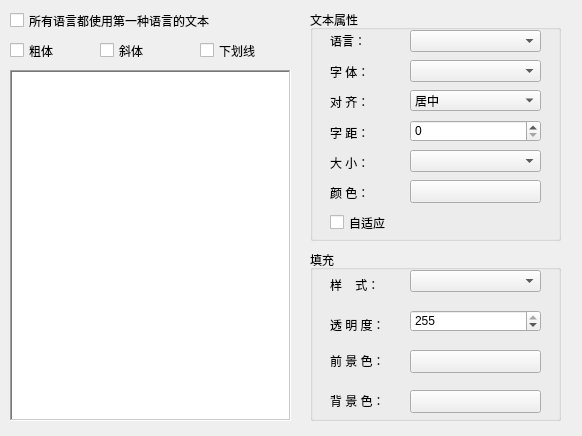
<?xml version="1.0" encoding="UTF-8"?>
<ui version="4.0">
 <class>StaticTextDlg</class>
 <widget class="QWidget" name="StaticTextDlg">
  <property name="geometry">
   <rect>
    <x>0</x>
    <y>0</y>
    <width>582</width>
    <height>436</height>
   </rect>
  </property>
  <property name="windowTitle">
   <string>Form</string>
  </property>
  <widget class="QGroupBox" name="groupBox">
   <property name="geometry">
    <rect>
     <x>310</x>
     <y>10</y>
     <width>251</width>
     <height>231</height>
    </rect>
   </property>
   <property name="title">
    <string>文本属性</string>
   </property>
   <widget class="QLabel" name="label_4">
    <property name="geometry">
     <rect>
      <x>20</x>
      <y>142</y>
      <width>57</width>
      <height>22</height>
     </rect>
    </property>
    <property name="text">
     <string>大 小：</string>
    </property>
   </widget>
   <widget class="QComboBox" name="FontSize">
    <property name="geometry">
     <rect>
      <x>100</x>
      <y>140</y>
      <width>131</width>
      <height>22</height>
     </rect>
    </property>
    <property name="inputMethodHints">
     <set>Qt::ImhDigitsOnly</set>
    </property>
    <property name="editable">
     <bool>false</bool>
    </property>
    <property name="currentIndex">
     <number>-1</number>
    </property>
   </widget>
   <widget class="QLabel" name="label_7">
    <property name="geometry">
     <rect>
      <x>20</x>
      <y>54</y>
      <width>57</width>
      <height>16</height>
     </rect>
    </property>
    <property name="text">
     <string>字 体：</string>
    </property>
   </widget>
   <widget class="QLabel" name="label_6">
    <property name="geometry">
     <rect>
      <x>20</x>
      <y>112</y>
      <width>51</width>
      <height>22</height>
     </rect>
    </property>
    <property name="text">
     <string>字 距：</string>
    </property>
   </widget>
   <widget class="QSpinBox" name="WordInterval">
    <property name="geometry">
     <rect>
      <x>100</x>
      <y>110</y>
      <width>131</width>
      <height>22</height>
     </rect>
    </property>
   </widget>
   <widget class="QComboBox" name="font">
    <property name="geometry">
     <rect>
      <x>100</x>
      <y>50</y>
      <width>131</width>
      <height>22</height>
     </rect>
    </property>
   </widget>
   <widget class="QComboBox" name="combo_Alignment">
    <property name="geometry">
     <rect>
      <x>100</x>
      <y>80</y>
      <width>131</width>
      <height>21</height>
     </rect>
    </property>
    <item>
     <property name="text">
      <string>居中</string>
     </property>
    </item>
    <item>
     <property name="text">
      <string>左对齐</string>
     </property>
    </item>
    <item>
     <property name="text">
      <string>右对齐</string>
     </property>
    </item>
   </widget>
   <widget class="QLabel" name="label_type_5">
    <property name="geometry">
     <rect>
      <x>20</x>
      <y>84</y>
      <width>51</width>
      <height>16</height>
     </rect>
    </property>
    <property name="text">
     <string>对 齐：</string>
    </property>
   </widget>
   <widget class="QPushButton" name="FontColor">
    <property name="geometry">
     <rect>
      <x>100</x>
      <y>170</y>
      <width>131</width>
      <height>23</height>
     </rect>
    </property>
    <property name="focusPolicy">
     <enum>Qt::NoFocus</enum>
    </property>
    <property name="text">
     <string/>
    </property>
   </widget>
   <widget class="QLabel" name="label_5">
    <property name="geometry">
     <rect>
      <x>20</x>
      <y>172</y>
      <width>51</width>
      <height>22</height>
     </rect>
    </property>
    <property name="text">
     <string>颜 色：</string>
    </property>
   </widget>
   <widget class="QCheckBox" name="adaptText">
    <property name="geometry">
     <rect>
      <x>20</x>
      <y>202</y>
      <width>71</width>
      <height>21</height>
     </rect>
    </property>
    <property name="text">
     <string>自适应</string>
    </property>
   </widget>
   <widget class="QLabel" name="label">
    <property name="geometry">
     <rect>
      <x>20</x>
      <y>20</y>
      <width>51</width>
      <height>21</height>
     </rect>
    </property>
    <property name="text">
     <string>语言：</string>
    </property>
   </widget>
   <widget class="QComboBox" name="m_languagecmb">
    <property name="geometry">
     <rect>
      <x>100</x>
      <y>20</y>
      <width>131</width>
      <height>22</height>
     </rect>
    </property>
   </widget>
  </widget>
  <widget class="QGroupBox" name="groupBox_3">
   <property name="geometry">
    <rect>
     <x>310</x>
     <y>250</y>
     <width>251</width>
     <height>171</height>
    </rect>
   </property>
   <property name="title">
    <string>填充</string>
   </property>
   <widget class="QComboBox" name="Pattern">
    <property name="geometry">
     <rect>
      <x>100</x>
      <y>20</y>
      <width>131</width>
      <height>22</height>
     </rect>
    </property>
   </widget>
   <widget class="QLabel" name="label_10">
    <property name="geometry">
     <rect>
      <x>20</x>
      <y>24</y>
      <width>71</width>
      <height>22</height>
     </rect>
    </property>
    <property name="text">
     <string>样    式：</string>
    </property>
   </widget>
   <widget class="QLabel" name="label_13">
    <property name="geometry">
     <rect>
      <x>20</x>
      <y>100</y>
      <width>71</width>
      <height>22</height>
     </rect>
    </property>
    <property name="text">
     <string>前 景 色：</string>
    </property>
   </widget>
   <widget class="QPushButton" name="FrontColor">
    <property name="geometry">
     <rect>
      <x>100</x>
      <y>100</y>
      <width>131</width>
      <height>23</height>
     </rect>
    </property>
    <property name="focusPolicy">
     <enum>Qt::NoFocus</enum>
    </property>
    <property name="text">
     <string/>
    </property>
   </widget>
   <widget class="QLabel" name="label_12">
    <property name="geometry">
     <rect>
      <x>20</x>
      <y>64</y>
      <width>71</width>
      <height>22</height>
     </rect>
    </property>
    <property name="text">
     <string>透 明 度：</string>
    </property>
   </widget>
   <widget class="QSpinBox" name="Alpha">
    <property name="geometry">
     <rect>
      <x>100</x>
      <y>60</y>
      <width>131</width>
      <height>22</height>
     </rect>
    </property>
    <property name="maximum">
     <number>255</number>
    </property>
    <property name="value">
     <number>255</number>
    </property>
   </widget>
   <widget class="QPushButton" name="BackColor">
    <property name="geometry">
     <rect>
      <x>100</x>
      <y>140</y>
      <width>131</width>
      <height>23</height>
     </rect>
    </property>
    <property name="focusPolicy">
     <enum>Qt::NoFocus</enum>
    </property>
    <property name="text">
     <string/>
    </property>
   </widget>
   <widget class="QLabel" name="label_11">
    <property name="geometry">
     <rect>
      <x>20</x>
      <y>140</y>
      <width>71</width>
      <height>22</height>
     </rect>
    </property>
    <property name="text">
     <string>背 景 色：</string>
    </property>
   </widget>
  </widget>
  <widget class="QCheckBox" name="m_check">
   <property name="geometry">
    <rect>
     <x>10</x>
     <y>10</y>
     <width>281</width>
     <height>21</height>
    </rect>
   </property>
   <property name="text">
    <string>所有语言都使用第一种语言的文本</string>
   </property>
  </widget>
  <widget class="QPlainTextEdit" name="plainTextEdit">
   <property name="geometry">
    <rect>
     <x>10</x>
     <y>70</y>
     <width>281</width>
     <height>351</height>
    </rect>
   </property>
   <property name="frameShape">
    <enum>QFrame::WinPanel</enum>
   </property>
  </widget>
  <widget class="QCheckBox" name="m_underlinecheck">
   <property name="geometry">
    <rect>
     <x>200</x>
     <y>40</y>
     <width>81</width>
     <height>21</height>
    </rect>
   </property>
   <property name="text">
    <string>下划线</string>
   </property>
  </widget>
  <widget class="QCheckBox" name="IfBold">
   <property name="geometry">
    <rect>
     <x>10</x>
     <y>40</y>
     <width>71</width>
     <height>21</height>
    </rect>
   </property>
   <property name="text">
    <string>粗体</string>
   </property>
  </widget>
  <widget class="QCheckBox" name="IfItalic">
   <property name="geometry">
    <rect>
     <x>100</x>
     <y>40</y>
     <width>61</width>
     <height>21</height>
    </rect>
   </property>
   <property name="text">
    <string>斜体</string>
   </property>
  </widget>
 </widget>
 <resources/>
 <connections/>
</ui>
